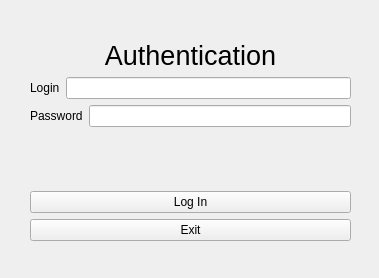
<?xml version="1.0" encoding="UTF-8"?>
<ui version="4.0">
 <class>MainWindow</class>
 <widget class="QMainWindow" name="MainWindow">
  <property name="geometry">
   <rect>
    <x>0</x>
    <y>0</y>
    <width>379</width>
    <height>278</height>
   </rect>
  </property>
  <property name="windowTitle">
   <string>Authentication</string>
  </property>
  <widget class="QWidget" name="centralwidget">
   <widget class="QWidget" name="layoutWidget">
    <property name="geometry">
     <rect>
      <x>30</x>
      <y>40</y>
      <width>321</width>
      <height>201</height>
     </rect>
    </property>
    <layout class="QVBoxLayout" name="verticalLayout">
     <item>
      <widget class="QLabel" name="label_3">
       <property name="font">
        <font>
         <pointsize>20</pointsize>
        </font>
       </property>
       <property name="text">
        <string>Authentication</string>
       </property>
       <property name="alignment">
        <set>Qt::AlignCenter</set>
       </property>
      </widget>
     </item>
     <item>
      <layout class="QHBoxLayout" name="horizontalLayout">
       <item>
        <widget class="QLabel" name="label">
         <property name="text">
          <string>Login</string>
         </property>
        </widget>
       </item>
       <item>
        <widget class="QLineEdit" name="lineEdit"/>
       </item>
      </layout>
     </item>
     <item>
      <layout class="QHBoxLayout" name="horizontalLayout_2">
       <item>
        <widget class="QLabel" name="label_2">
         <property name="text">
          <string>Password</string>
         </property>
        </widget>
       </item>
       <item>
        <widget class="QLineEdit" name="lineEdit_2">
         <property name="echoMode">
          <enum>QLineEdit::Password</enum>
         </property>
        </widget>
       </item>
      </layout>
     </item>
     <item>
      <spacer name="verticalSpacer">
       <property name="orientation">
        <enum>Qt::Vertical</enum>
       </property>
       <property name="sizeHint" stdset="0">
        <size>
         <width>20</width>
         <height>40</height>
        </size>
       </property>
      </spacer>
     </item>
     <item>
      <widget class="QPushButton" name="pushButton">
       <property name="text">
        <string>Log In</string>
       </property>
      </widget>
     </item>
     <item>
      <widget class="QPushButton" name="pushButton_2">
       <property name="text">
        <string>Exit</string>
       </property>
      </widget>
     </item>
    </layout>
   </widget>
  </widget>
 </widget>
 <resources/>
 <connections/>
</ui>
